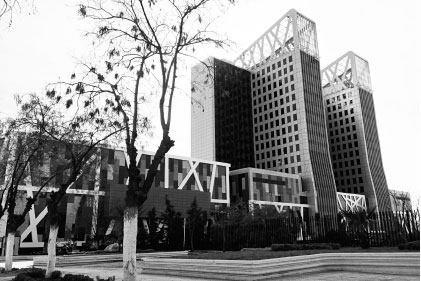
%> input picture setif.jpg, 421 x 281 px
$ octave Fourier.m   (GNU Octave 9; MATLAB toolbox functions it lacks are replaced by stand-ins)
%> lines starting %> are read from the running program, lines starting %| are printed output that depends on the picture
%Challenge
%D閏omposition & Reconstruction Image avec Fourier
%R閍liser par Merabet Chihabeddine
%IGE 45 Groupe 03
%-------------------------------------------------
clear all;
clc;
Vitesse = 20;
image = imread('setif.jpg');
%> image is the input picture: size 281x421x3 uint8; min 0, max 255, mean 142
scale = 0.5;
%Le code:
image = imresize(mean(double(image),3), scale);
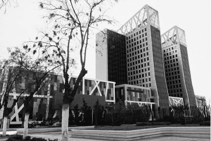
%> image: size 141x211 double; min -7.47, max 263.7, mean 142; drawn with min black and max white
image = image - mean(image(:));
N = size(image);
%> N = [141 211]
min_image = min(image(:));
%> min_image = -149.5
max_image = max(image(:));
%> max_image = 121.7
Range = [(1.25*min_image - 0.25*max_image), (1.25*max_image - 0.25*min_image)];
%> Range = [-217.3 189.4]

figure(1);

FT_image = fftn(image);
FT_new = zeros(size(FT_image));
ABS_FT_image = abs(FT_image);
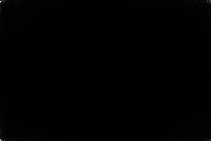
%> ABS_FT_image: size 141x211 double; min 3.49e-10, max 1231583.1, mean 4746.6; drawn with min black and max white
FT_cur = zeros(size(FT_new));
new_image = zeros(size(FT_new));

n = 1; nombre_waves = 1;
%> (the run ends here)
